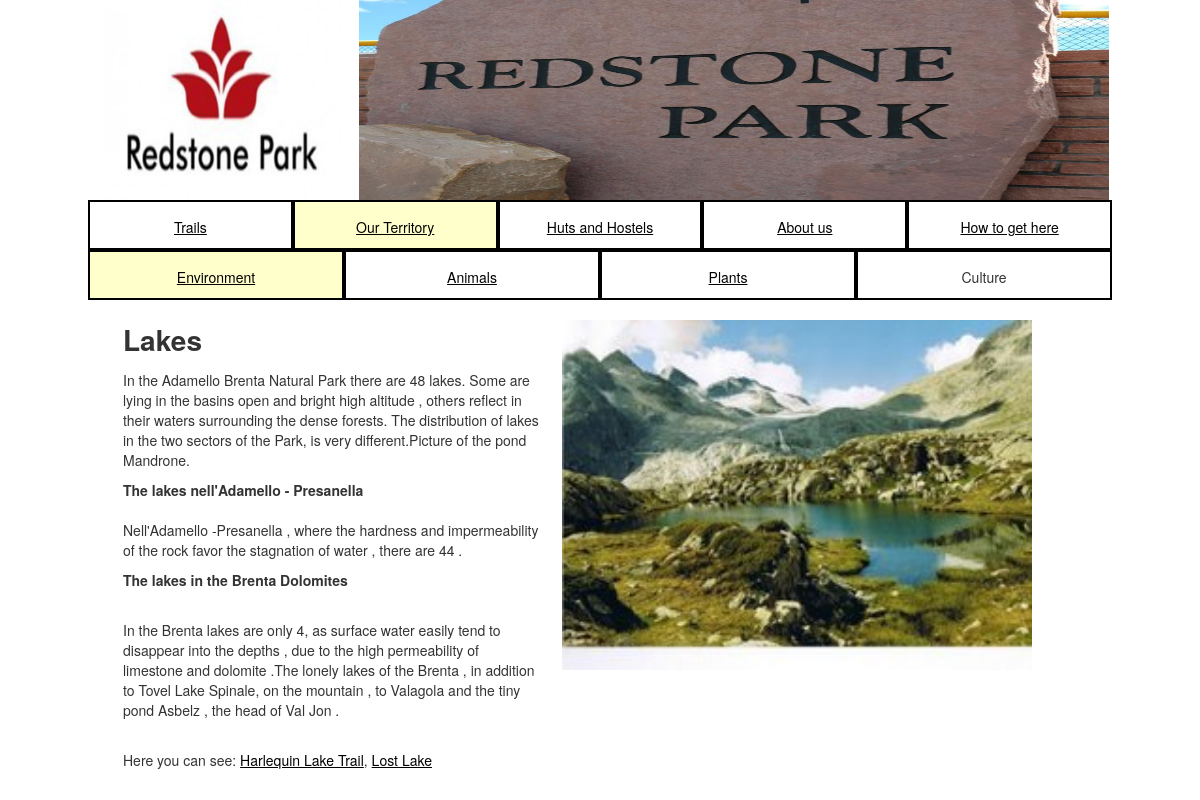
The page /Website/territory.php?id=2 on the database its author committed.
### tables this page shows
CREATE TABLE `red_territory_category` (
  `id` int(11) NOT NULL,
  `title` varchar(255) NOT NULL,
  `image` varchar(255) NOT NULL,
  `details` text NOT NULL
);

CREATE TABLE `red_territory` (
  `id` int(11) NOT NULL,
  `title` varchar(255) NOT NULL,
  `image` varchar(255) NOT NULL,
  `category` int(11) NOT NULL,
  `details` text NOT NULL
);

CREATE TABLE `red_trail_territory` (
  `id` int(11) NOT NULL,
  `territory_id` int(11) NOT NULL,
  `trail_id` int(11) NOT NULL
);

CREATE TABLE `red_trail` (
  `id` int(11) NOT NULL,
  `code` varchar(255) NOT NULL,
  `image` varchar(255) NOT NULL,
  `title` varchar(255) NOT NULL,
  `difficulty` int(11) NOT NULL,
  `details` text NOT NULL
);

### Website/functions.php (called while the page is built, shortened)
<?php
	function dbconnect() {
		include("config.php");
		$mysqli = new mysqli($host,$username,$password, $db);
		return $mysqli;
	}
	function get_trail($id) {
		$mysqli = dbconnect();
		if ($result = $mysqli->query("SELECT * FROM red_trail WHERE id = " . $id)) {
			$row = $result->fetch_assoc();
		    return $row;
		}
	}
	function get_territory_categories() {
		$mysqli = dbconnect();
		if ($result = $mysqli->query("SELECT * FROM red_territory_category")) {
			$rows = $result->fetch_all(MYSQLI_ASSOC);
		    return $rows;
		}
	}
	function get_territory($id) {
		$mysqli = dbconnect();
		if ($result = $mysqli->query("SELECT * FROM red_territory WHERE id = " . $id)) {
			$row = $result->fetch_assoc();
		    return $row;
		}
	}
	function get_all_trail_by_territory($id) {
		$mysqli = dbconnect();
		if ($result = $mysqli->query("SELECT * FROM red_trail_territory WHERE territory_id = " . $id)) {
			$rows = $result->fetch_all(MYSQLI_ASSOC);
		    return $rows;
		}
	}
?>

### Website/territory.php (the view, shortened to what this page needs)
<?php
  include_once("functions.php");
?>
<!DOCTYPE html>
<html lang="en">
  <?php
    include ('head.php');
  ?>
  <body>
    <div class="container">
      <?php
        include ('header.php');
        $id = $_GET['id'];
        $territory = get_territory($id);
      ?>
      <div class="row">
        <?php
        $territoty_categories = get_territory_categories();
        foreach ($territoty_categories as $category) {
        ?>
        <div class="col-md-3 menuitem <?php echo ($category['id']==$territory['category'])?'selected':'';?>">
        <?php
          if($category['image']!='') {
            echo "<a href=\"territorycategory.php?id=".$category['id']."\">".$category['title']."</a>";
          } else {
            echo $category['title'];
          }
          ?>
        </div>
        <?php
          }
        ?>
      </div>
      <div class="row">
        <div class="col-md-11" style="margin-top:20px; margin-left:20px">
          <p>
          <img src="images/<?php echo $territory['image'];?>" width="470" height="350" align="right" style="margin:0px 0px 20px 20px" />
          <span class="trailtitle"><?php echo $territory['title'];?></span><br/>
          <span><?php echo $territory['details'];?></span>
          </p>
        </div>
      </div>
      <div class="row">
        <div class="col-md-5" style="margin-top:20px; margin-left:20px;margin-bottom:20px;">
        <?php
        $trails = get_all_trail_by_territory($id);
        if($trails) {
          ?>
          Here you can see:
          <?php
          $i=0;
          foreach ($trails as $trails_rel) {
            $trail = get_trail($trails_rel['trail_id']);
            if($i>0) echo ", ";
            if($trail['image']!='') {
              echo "<a href=\"trail.php?id=".$trail['id']."\">".$trail['title']."</a>";
            } else {
              echo $trail['title'];
            }
            $i++;
          }
        }
        ?>
        </div>
      </div>
    </div>
  </body>
</html>

### Website/css/style.css (style rules this page uses)
.container { width: 1024px; margin-left: auto; margin-right: auto; }
a:link { color: black; text-decoration: underline; }
.menuitem { border: 2px solid black; height: 50px; line-height: 50px; text-align: center; }
.selected { background-color: #FFFFCC; }
.trailtitle { font-weight: bold; font-size: 28px; }

### rows shown on the page
red_territory_category: title "Environment"
red_territory_category: title "Animals"
red_territory_category: title "Plants"
red_territory_category: title "Culture"
red_territory: image (picture), title "Lakes", details "In the Adamello Brenta Natural Park there are 48 lakes. Some are lying in the basins open and bright high altitude , others reflect in their waters surrounding the dense forests. The distribution of lakes in the two sectors of the Park, is very different.Picture of the pond Mandrone. The lakes nell'Adamello - Presanella Nell'Adamello -Presanella , where the hardness and impermeability of the rock favor the stagnation of water , there are 44 . The lakes in the Brenta Dolomites In the Brenta lakes are only 4, as surface water easily tend to disappear into the depths , due to the high permeability of limestone and dolomite .The lonely lakes of the Brenta , in addition to Tovel Lake Spinale, on…"
red_trail_territory: red_trail.title "Harlequin Lake Trail"
red_trail_territory: red_trail.title "Lost Lake"
